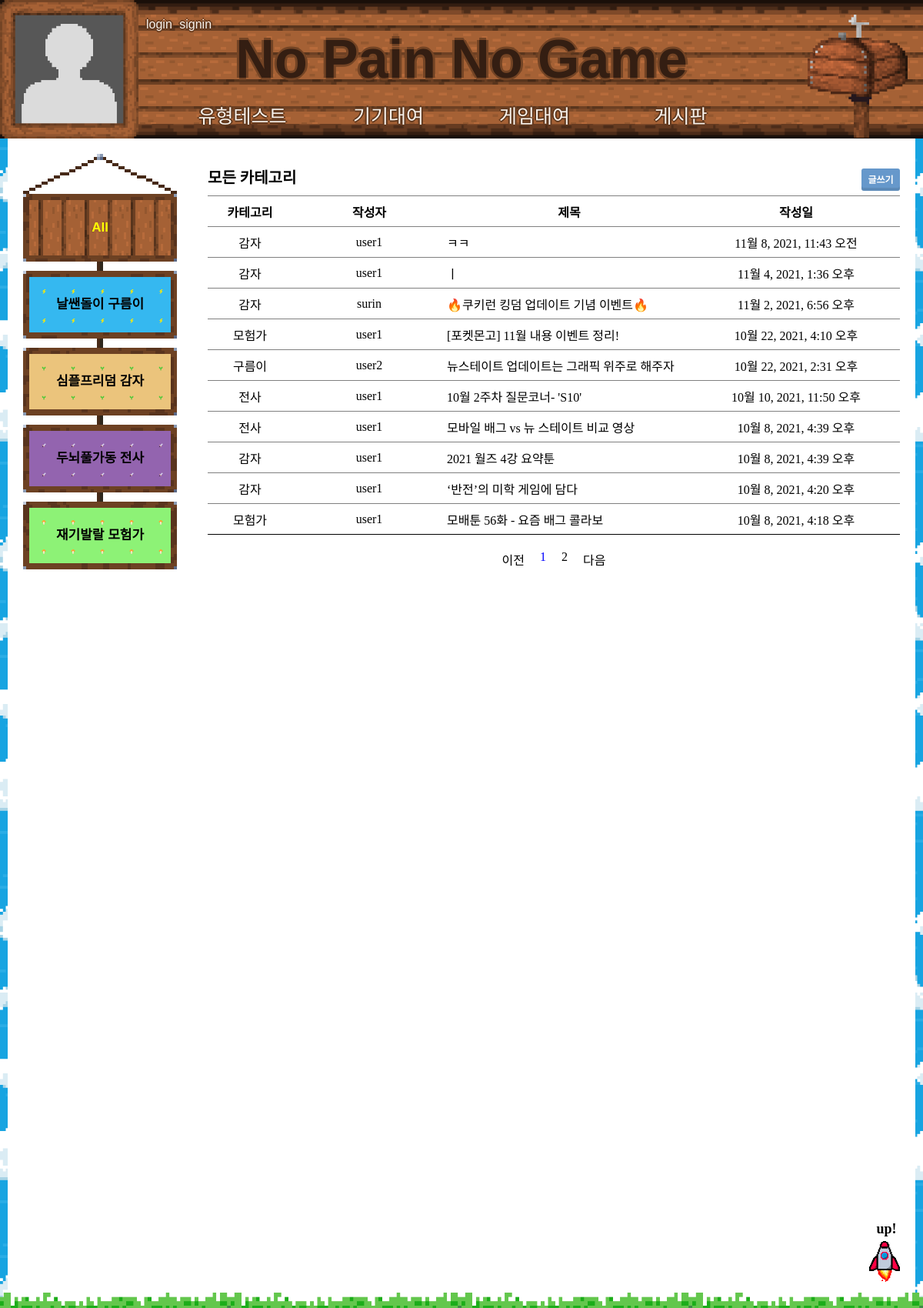
/board/, run on the app's committed database.
### board/models.py (models this page shows, shortened)
class PostType(models.Model):
    p_type = models.CharField(max_length=200, db_index=True)
    def get_ptype_url(self):
        return reverse('board:board', args=[self.p_type])

class Post(models.Model):
    member_id = models.ForeignKey(User, on_delete=models.CASCADE, null=True, related_name='board_id')
    p_type = models.ForeignKey(PostType, on_delete=models.SET_NULL, null=True)
    post_date = models.DateTimeField(auto_now_add=True)
    postname = models.CharField(max_length=100)
    contents = models.TextField()
    class Meta:
        ordering = ['-post_date']
    def get_post_url(self):
        return reverse('board:board_detail', args=[self.id])

### account/models.py (models this page shows)
class User(models.Model):
    member_name = models.CharField(max_length=40, null=False)
    member_id = models.CharField(max_length=40, null=False, unique=True)
    password = models.CharField(max_length=40, null=False)
    address = models.CharField(max_length=60, null=False)
    phone = models.CharField(max_length=40, null=False, unique=True)
    overdue = models.IntegerField(default=0)
    type_id = models.IntegerField(null=True)
    def __str__(self):
        return self.member_id

### board/views.py (the view)
# urls.py: path('', board, name='board'),
def board(request, p_type=None):
    current_type = None
    p_types = PostType.objects.all()
    postlist = Post.objects.all()
    page = request.GET.get('page', '1')
    if p_type:
        current_type = get_object_or_404(PostType, p_type=p_type)
        postlist = postlist.filter(p_type=current_type)
    paginator = Paginator(postlist, 10)  # 페이지당 20개씩 보여주기
    page_obj = paginator.get_page(page)
    return render(request, 'board/board.html', {'current_type':current_type, 'p_types': p_types, 'postlist': page_obj})

### board/templates/board/board.html (shortened to what this page needs)
{% extends 'base.html' %}
{% load static %}
{% block style %}
<link rel="stylesheet" href="{% static 'css/button.css' %}">
{% endblock %}
{% block content %}
<div class="category">
    <ul>
        <li class="none_type"><a href="{% url 'board:board' %}" class="{% if not current_type%}active{% endif %}">All</a></li>
        {% for pt in p_types %}
        <li class="type{{pt.p_type}}"><a href="{{pt.get_ptype_url}}" class="{% if current_type.p_type == pt.p_type %}active{% endif %}">
            {% if pt.p_type == '1' %}
            날쌘돌이 구름이
            {% elif pt.p_type == '2' %}
            심플프리덤 감자
            {% elif pt.p_type == '3' %}
            두뇌풀가동 전사
            {% elif pt.p_type == '4' %}
            재기발랄 모험가
            {% endif %}
        </a></li>
        {% endfor %}
    </ul>
</div>
<div class="posts">
    <div class="posts_header">
        <h3>{% if not current_type %}모든 카테고리{% else %}
                {% if current_type.p_type == '1' %}
                날쌘돌이 구름이{% elif current_type.p_type == '2' %}
                심플프리덤 감자{% elif current_type.p_type == '3' %}
                두뇌풀가동 전사{% elif current_type.p_type == '4' %}
                재기발랄 모험가{% endif %}들의 공간{% endif %}</h3>
        <a class="btn blue rounded" href="{% url 'board:board_write' %}">글쓰기</a>
    </div>
    <table>
        <thead>
            <th>카테고리</th>
            <th>작성자</th>
            <th>제목</th>
            <th>작성일</th>
        </thead>
        {% for p in postlist %}
        <tr>
            <td>{% if p.p_type_id == 1 %}
                구름이{% elif p.p_type_id == 2 %}
                감자{% elif p.p_type_id == 3 %}
                전사{% elif p.p_type_id == 4 %}
                모험가{% endif %}</td>
            <td>{{p.member_id}}</td>
            <td><a href="{{p.get_post_url}}" style="display: block;"><div class="post_title">{{p.postname}}</div></a></td>
            <td>{{p.post_date}}</td>
        </tr>
        {% endfor %}
    </table>
    <ul class="page">
        {% if postlist.has_previous %}
        <li>
            <a href="?page={{ postlist.previous_page_number }}">이전</a>
        </li>
        {% else %}
        <li>
            <a tabindex="-1" aria-disabled="true" href="#">이전</a>
        </li>
        {% endif %}
        {% for page_number in postlist.paginator.page_range %}
            {% if page_number == postlist.number %}
            <li class="c_page">
                <a href="?page={{ page_number }}">{{ page_number }}</a>
            </li>
            {% else %}
            <li>
                <a href="?page={{ page_number }}">{{ page_number }}</a>
            </li>
            {% endif %}
        {% endfor %}
        {% if postlist.has_next %}
        <li>
            <a href="?page={{ postlist.next_page_number }}">다음</a>
        </li>
        {% else %}
        <li>
            <a tabindex="-1" aria-disabled="true" href="#">다음</a>
        </li>
        {% endif %}
    </ul>
</div>
{% endblock %}

### templates/base.html (shortened to what this page needs)
<!DOCTYPE html>
{% load static %}
<html>
    <head>
        {% block style %}
        {% endblock %}
    </head>
    <body>
        <div class="header" id="top">
            <h1><a href="{% url 'home:home' %}">No Pain No Game</a></h1>
            <nav>
                <ul>
                    <a href="{% if request.session.authUser is None %}{% url 'account:login' %}{% else %}{% url 'type_test:type_test' %}{% endif %}"><li>
                        <div>유형테스트</div>
                    </li></a>
                    <a href="{% if request.session.authUser is None %}{% url 'account:login' %}{% else %}{% url 'rental:device_list_all' %}{% endif %}"><li>
                        <div>기기대여</div>
                    </li></a>
                    <a href="{% if request.session.authUser is None %}{% url 'account:login' %}{% else %}{% url 'rental:game_list_all' %}{% endif %}"><li>
                        <div>게임대여</div>
                    </li></a>
                    <a href="{% if request.session.authUser is None %}{% url 'account:login' %}{% else %}{% url 'board:board' %}{% endif %}"><li>
                        <div>게시판</div>
                    </li></a>
                </ul>
            </nav>
            <div class="log">
                <div class="image">
                    {% if request.session.authUser.type_id == 1 %}
                        <img src="{% static 'image/speed.png' %}">
                    {% elif request.session.authUser.type_id == 2 %}
                        <img src="{% static 'image/simple.png' %}">
                    {% elif request.session.authUser.type_id == 3 %}
                        <img src="{% static 'image/competition.png' %}">
                    {% elif request.session.authUser.type_id == 4 %}
                        <img src="{% static 'image/explorer.png' %}">
                    {% else %}
                        <img src="{% static 'image/no_type.png' %}">
                    {% endif %}
                </div>
                <div class="text">
                    {% if request.session.authUser is None %}
                        <span style="margin-right:5px;"><a href="{% url 'account:login' %}">login</a></span>
                        <span><a href="{% url 'account:register' %}">signin</a></span>
                    {% else %}
                        <span class="member_id" style="color: white;">{{request.session.authUser.member_id}}</span>
                        <span><a href="{% url 'account:logout' %}">logout</a></span>
                        <p><a href="{% url 'mypage:mypage' %}">마이페이지</a></p>
                    {% endif %}
                </div>
            </div>
            <div class="postbox">
                {% if request.session.authUser is None %}
                    <img src="{% static 'image/postbox1.png' %}">
                {% endif %}
            </div>
        </div>
        <div class="container">
            {% block content %}
            {% endblock %}
        </div>
        <footer>
        </footer>
        <a href="#top">
            <div class="goTop">
                <div>up!</div>
                <img src="{% static 'image/로켓.png' %}">
            </div>
        </a>
    </body>
</html>

### static/css/button.css (style rules this page uses)
.btn { cursor: pointer; }
a[class*="btn"] { text-decoration: none; }
.btn.blue { box-shadow: 0px 4px #5c8ab8;background-color: #6698cb; }

### data on the page
PostType: shows a picture, p_type "날쌘돌이 구름이"
PostType: shows a picture, p_type "심플프리덤 감자"
PostType: shows a picture, p_type "두뇌풀가동 전사"
PostType: shows a picture, p_type "재기발랄 모험가"
Post: shows "감자", member_id "user1", postname "ㅋㅋ", post_date "11월 8, 2021, 11:43 오전"
Post: shows "감자", member_id "user1", postname "ㅣ", post_date "11월 4, 2021, 1:36 오후"
Post: shows "감자", member_id "surin", postname "🔥쿠키런 킹덤 업데이트 기념 이벤트🔥", post_date "11월 2, 2021, 6:56 오후"
Post: shows "모험가", member_id "user1", postname "[포켓몬고] 11월 내용 이벤트 정리!", post_date "10월 22, 2021, 4:10 오후"
Post: shows "구름이", member_id "user2", postname "뉴스테이트 업데이트는 그래픽 위주로 해주자", post_date "10월 22, 2021, 2:31 오후"
Post: shows "전사", member_id "user1", postname "10월 2주차 질문코너- 'S10'", post_date "10월 10, 2021, 11:50 오후"
Post: shows "전사", member_id "user1", postname "모바일 배그 vs 뉴 스테이트 비교 영상", post_date "10월 8, 2021, 4:39 오후"
Post: shows "감자", member_id "user1", postname "2021 월즈 4강 요약툰", post_date "10월 8, 2021, 4:39 오후"
Post: shows "감자", member_id "user1", postname "‘반전’의 미학 게임에 담다", post_date "10월 8, 2021, 4:20 오후"
Post: shows "모험가", member_id "user1", postname "모배툰 56화 - 요즘 배그 콜라보", post_date "10월 8, 2021, 4:18 오후"

### other printed values
{{ page_number }} "1"
{{ page_number }} "2"
